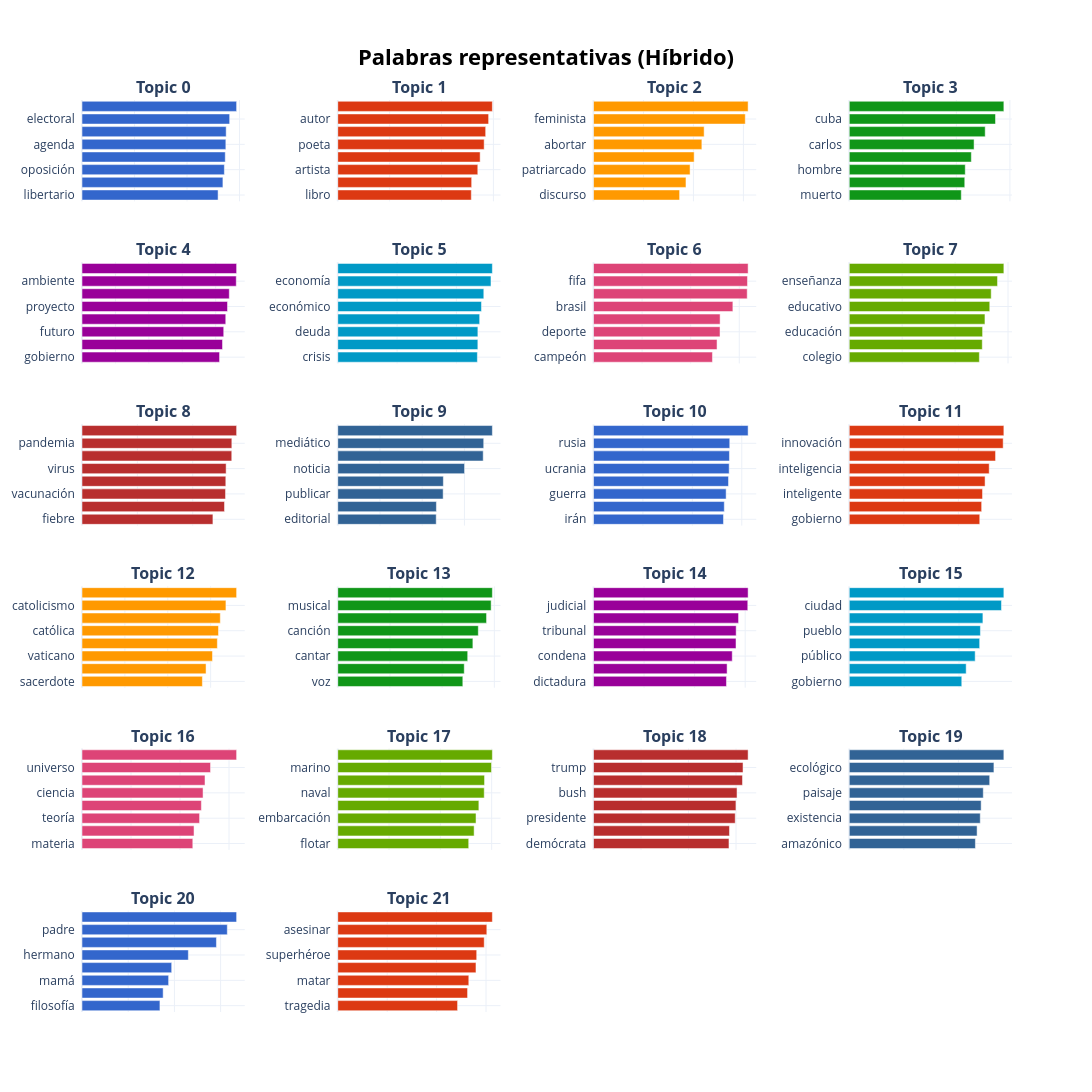

Notebook code cell kept with this figure:
### Code cell
df['topic_umbral'] = topic_model_umbral.topics_

topicos_palabras(topic_model_umbral, df, df['topic_umbral'])

### Figure 1 — Plotly figure (JSON) as saved in the notebook; plotly's stock layout.template omitted (floating-point values rounded to 4 significant figures)
{"data": [{"hovertemplate": "<b>Término:</b> %{y}<br><b>Relevancia:</b> %{x:.3f}<extra></extra>", "marker": {"color": "#3366CC"}, "orientation": "h", "type": "bar", "x": [0.5183, 0.5367, 0.5422, 0.5456, 0.5479, 0.5491, 0.5624, 0.5889], "xaxis": "x", "y": ["libertario  ", "discurso  ", "oposición  ", "campaña  ", "agenda  ", "coalición  ", "electoral  ", "candidato  "], "yaxis": "y"}, {"hovertemplate": "<b>Término:</b> %{y}<br><b>Relevancia:</b> %{x:.3f}<extra></extra>", "marker": {"color": "#DC3912"}, "orientation": "h", "type": "bar", "x": [0.5149, 0.5162, 0.5399, 0.5489, 0.5644, 0.5703, 0.5816, 0.596], "xaxis": "x2", "y": ["libro  ", "lector  ", "artista  ", "literatura  ", "poeta  ", "escritor  ", "autor  ", "literario  "], "yaxis": "y2"}, {"hovertemplate": "<b>Término:</b> %{y}<br><b>Relevancia:</b> %{x:.3f}<extra></extra>", "marker": {"color": "#FF9900"}, "orientation": "h", "type": "bar", "x": [0.3447, 0.3701, 0.3866, 0.4029, 0.4338, 0.4429, 0.6076, 0.6189], "xaxis": "x3", "y": ["discurso  ", "libertad  ", "patriarcado  ", "debate  ", "abortar  ", "aborto  ", "feminista  ", "feminismo  "], "yaxis": "y3"}, {"hovertemplate": "<b>Término:</b> %{y}<br><b>Relevancia:</b> %{x:.3f}<extra></extra>", "marker": {"color": "#109618"}, "orientation": "h", "type": "bar", "x": [0.4184, 0.4314, 0.4332, 0.4559, 0.4661, 0.5077, 0.5462, 0.5774], "xaxis": "x4", "y": ["muerto  ", "maría  ", "hombre  ", "santiago  ", "carlos  ", "dictadura  ", "cuba  ", "cubano  "], "yaxis": "y4"}, {"hovertemplate": "<b>Término:</b> %{y}<br><b>Relevancia:</b> %{x:.3f}<extra></extra>", "marker": {"color": "#990099"}, "orientation": "h", "type": "bar", "x": [0.4116, 0.4204, 0.4241, 0.4301, 0.4354, 0.4407, 0.4616, 0.4626], "xaxis": "x5", "y": ["gobierno  ", "cambio  ", "futuro  ", "sociedad  ", "proyecto  ", "crisis  ", "ambiente  ", "ambiental  "], "yaxis": "y5"}, {"hovertemplate": "<b>Término:</b> %{y}<br><b>Relevancia:</b> %{x:.3f}<extra></extra>", "marker": {"color": "#0099C6"}, "orientation": "h", "type": "bar", "x": [0.4707, 0.4723, 0.4724, 0.4784, 0.4845, 0.4924, 0.5166, 0.5212], "xaxis": "x6", "y": ["crisis  ", "reforma  ", "deuda  ", "fiscal  ", "económico  ", "pobreza  ", "economía  ", "déficit  "], "yaxis": "y6"}, {"hovertemplate": "<b>Término:</b> %{y}<br><b>Relevancia:</b> %{x:.3f}<extra></extra>", "marker": {"color": "#DD4477"}, "orientation": "h", "type": "bar", "x": [0.4896, 0.5086, 0.5208, 0.5211, 0.5737, 0.6327, 0.6339, 0.6365], "xaxis": "x7", "y": ["campeón  ", "deportivo  ", "deporte  ", "barcelona  ", "brasil  ", "fútbol  ", "fifa  ", "futbolista  "], "yaxis": "y7"}, {"hovertemplate": "<b>Término:</b> %{y}<br><b>Relevancia:</b> %{x:.3f}<extra></extra>", "marker": {"color": "#66AA00"}, "orientation": "h", "type": "bar", "x": [0.4916, 0.5027, 0.5039, 0.5128, 0.531, 0.5364, 0.5603, 0.5843], "xaxis": "x8", "y": ["colegio  ", "docente  ", "educación  ", "enseñar  ", "educativo  ", "escolar  ", "enseñanza  ", "pedagógico  "], "yaxis": "y8"}, {"hovertemplate": "<b>Término:</b> %{y}<br><b>Relevancia:</b> %{x:.3f}<extra></extra>", "marker": {"color": "#B82E2E"}, "orientation": "h", "type": "bar", "x": [0.473, 0.5148, 0.5185, 0.5196, 0.5206, 0.541, 0.5413, 0.5586], "xaxis": "x9", "y": ["fiebre  ", "coronavirus  ", "vacunación  ", "vacuna  ", "virus  ", "vacunar  ", "pandemia  ", "epidemia  "], "yaxis": "y9"}, {"hovertemplate": "<b>Término:</b> %{y}<br><b>Relevancia:</b> %{x:.3f}<extra></extra>", "marker": {"color": "#316395"}, "orientation": "h", "type": "bar", "x": [0.4664, 0.4672, 0.4992, 0.5002, 0.6006, 0.6889, 0.6913, 0.7323], "xaxis": "x10", "y": ["editorial  ", "artículo  ", "publicar  ", "periodismo  ", "noticia  ", "periodista  ", "mediático  ", "periodístico  "], "yaxis": "y10"}, {"hovertemplate": "<b>Término:</b> %{y}<br><b>Relevancia:</b> %{x:.3f}<extra></extra>", "marker": {"color": "#3366CC"}, "orientation": "h", "type": "bar", "x": [0.526, 0.5293, 0.5367, 0.5464, 0.549, 0.5501, 0.5514, 0.6257], "xaxis": "x11", "y": ["irán  ", "ruso  ", "guerra  ", "moscú  ", "ucrania  ", "siria  ", "rusia  ", "soviético  "], "yaxis": "y11"}, {"hovertemplate": "<b>Término:</b> %{y}<br><b>Relevancia:</b> %{x:.3f}<extra></extra>", "marker": {"color": "#DC3912"}, "orientation": "h", "type": "bar", "x": [0.4783, 0.4852, 0.4884, 0.4977, 0.5128, 0.5361, 0.5641, 0.5666], "xaxis": "x12", "y": ["gobierno  ", "tech  ", "inteligente  ", "futuro  ", "inteligencia  ", "tecnología  ", "innovación  ", "tecnológico  "], "yaxis": "y12"}, {"hovertemplate": "<b>Término:</b> %{y}<br><b>Relevancia:</b> %{x:.3f}<extra></extra>", "marker": {"color": "#FF9900"}, "orientation": "h", "type": "bar", "x": [0.5615, 0.5786, 0.6085, 0.6313, 0.6367, 0.6451, 0.6713, 0.7211], "xaxis": "x13", "y": ["sacerdote  ", "jesuita  ", "vaticano  ", "católico  ", "católica  ", "arzobispo  ", "catolicismo  ", "papal  "], "yaxis": "y13"}, {"hovertemplate": "<b>Término:</b> %{y}<br><b>Relevancia:</b> %{x:.3f}<extra></extra>", "marker": {"color": "#109618"}, "orientation": "h", "type": "bar", "x": [0.4792, 0.4846, 0.4979, 0.5177, 0.5385, 0.5701, 0.5876, 0.5924], "xaxis": "x14", "y": ["voz  ", "banda  ", "cantar  ", "cantante  ", "canción  ", "músico  ", "musical  ", "música  "], "yaxis": "y14"}, {"hovertemplate": "<b>Término:</b> %{y}<br><b>Relevancia:</b> %{x:.3f}<extra></extra>", "marker": {"color": "#990099"}, "orientation": "h", "type": "bar", "x": [0.5259, 0.5285, 0.5488, 0.5637, 0.5643, 0.5738, 0.6103, 0.6116], "xaxis": "x15", "y": ["dictadura  ", "sentencia  ", "condena  ", "juez  ", "tribunal  ", "juzgado  ", "judicial  ", "justicia  "], "yaxis": "y15"}, {"hovertemplate": "<b>Término:</b> %{y}<br><b>Relevancia:</b> %{x:.3f}<extra></extra>", "marker": {"color": "#0099C6"}, "orientation": "h", "type": "bar", "x": [0.4099, 0.4259, 0.4587, 0.475, 0.4778, 0.4868, 0.5545, 0.5632], "xaxis": "x16", "y": ["gobierno  ", "violencia  ", "público  ", "barrio  ", "pueblo  ", "vecino  ", "ciudad  ", "urbano  "], "yaxis": "y16"}, {"hovertemplate": "<b>Término:</b> %{y}<br><b>Relevancia:</b> %{x:.3f}<extra></extra>", "marker": {"color": "#DD4477"}, "orientation": "h", "type": "bar", "x": [0.4523, 0.4573, 0.4799, 0.4873, 0.4941, 0.5021, 0.5247, 0.6311], "xaxis": "x17", "y": ["materia  ", "cuántico  ", "teoría  ", "científico  ", "ciencia  ", "astrología  ", "universo  ", "astrónomo  "], "yaxis": "y17"}, {"hovertemplate": "<b>Término:</b> %{y}<br><b>Relevancia:</b> %{x:.3f}<extra></extra>", "marker": {"color": "#66AA00"}, "orientation": "h", "type": "bar", "x": [0.5105, 0.5316, 0.5391, 0.5501, 0.571, 0.5723, 0.5994, 0.6027], "xaxis": "x18", "y": ["flotar  ", "barco  ", "embarcación  ", "marítimo  ", "naval  ", "océano  ", "marino  ", "submarino  "], "yaxis": "y18"}, {"hovertemplate": "<b>Término:</b> %{y}<br><b>Relevancia:</b> %{x:.3f}<extra></extra>", "marker": {"color": "#B82E2E"}, "orientation": "h", "type": "bar", "x": [0.5704, 0.5725, 0.5967, 0.5998, 0.6043, 0.6273, 0.6296, 0.651], "xaxis": "x19", "y": ["demócrata  ", "candidato  ", "presidente  ", "presidencia  ", "bush  ", "republicano  ", "trump  ", "presidencial  "], "yaxis": "y19"}, {"hovertemplate": "<b>Término:</b> %{y}<br><b>Relevancia:</b> %{x:.3f}<extra></extra>", "marker": {"color": "#316395"}, "orientation": "h", "type": "bar", "x": [0.4623, 0.4685, 0.4801, 0.4834, 0.4912, 0.5147, 0.5302, 0.5666], "xaxis": "x20", "y": ["amazónico  ", "libro  ", "existencia  ", "extinción  ", "paisaje  ", "naturaleza  ", "ecológico  ", "selva  "], "yaxis": "y20"}, {"hovertemplate": "<b>Término:</b> %{y}<br><b>Relevancia:</b> %{x:.3f}<extra></extra>", "marker": {"color": "#3366CC"}, "orientation": "h", "type": "bar", "x": [0.3373, 0.3512, 0.3749, 0.3882, 0.4603, 0.5818, 0.6289, 0.6692], "xaxis": "x21", "y": ["filosofía  ", "filosofar  ", "mamá  ", "hombre  ", "hermano  ", "abuelo  ", "padre  ", "papá  "], "yaxis": "y21"}, {"hovertemplate": "<b>Término:</b> %{y}<br><b>Relevancia:</b> %{x:.3f}<extra></extra>", "marker": {"color": "#DC3912"}, "orientation": "h", "type": "bar", "x": [0.4849, 0.5253, 0.5303, 0.5593, 0.5623, 0.5927, 0.6032, 0.6256], "xaxis": "x22", "y": ["tragedia  ", "crueldad  ", "matar  ", "asesinato  ", "superhéroe  ", "héroe  ", "asesinar  ", "asesino  "], "yaxis": "y22"}], "layout": {"annotations": [{"font": {"size": 16}, "showarrow": false, "text": "<b>Topic 0</b>", "x": 0.0875, "xanchor": "center", "xref": "paper", "y": 1, "yanchor": "bottom", "yref": "paper"}, {"font": {"size": 16}, "showarrow": false, "text": "<b>Topic 1</b>", "x": 0.3625, "xanchor": "center", "xref": "paper", "y": 1, "yanchor": "bottom", "yref": "paper"}, {"font": {"size": 16}, "showarrow": false, "text": "<b>Topic 2</b>", "x": 0.6375, "xanchor": "center", "xref": "paper", "y": 1, "yanchor": "bottom", "yref": "paper"}, {"font": {"size": 16}, "showarrow": false, "text": "<b>Topic 3</b>", "x": 0.9125, "xanchor": "center", "xref": "paper", "y": 1, "yanchor": "bottom", "yref": "paper"}, {"font": {"size": 16}, "showarrow": false, "text": "<b>Topic 4</b>", "x": 0.0875, "xanchor": "center", "xref": "paper", "y": 0.8222, "yanchor": "bottom", "yref": "paper"}, {"font": {"size": 16}, "showarrow": false, "text": "<b>Topic 5</b>", "x": 0.3625, "xanchor": "center", "xref": "paper", "y": 0.8222, "yanchor": "bottom", "yref": "paper"}, {"font": {"size": 16}, "showarrow": false, "text": "<b>Topic 6</b>", "x": 0.6375, "xanchor": "center", "xref": "paper", "y": 0.8222, "yanchor": "bottom", "yref": "paper"}, {"font": {"size": 16}, "showarrow": false, "text": "<b>Topic 7</b>", "x": 0.9125, "xanchor": "center", "xref": "paper", "y": 0.8222, "yanchor": "bottom", "yref": "paper"}, {"font": {"size": 16}, "showarrow": false, "text": "<b>Topic 8</b>", "x": 0.0875, "xanchor": "center", "xref": "paper", "y": 0.6444, "yanchor": "bottom", "yref": "paper"}, {"font": {"size": 16}, "showarrow": false, "text": "<b>Topic 9</b>", "x": 0.3625, "xanchor": "center", "xref": "paper", "y": 0.6444, "yanchor": "bottom", "yref": "paper"}, {"font": {"size": 16}, "showarrow": false, "text": "<b>Topic 10</b>", "x": 0.6375, "xanchor": "center", "xref": "paper", "y": 0.6444, "yanchor": "bottom", "yref": "paper"}, {"font": {"size": 16}, "showarrow": false, "text": "<b>Topic 11</b>", "x": 0.9125, "xanchor": "center", "xref": "paper", "y": 0.6444, "yanchor": "bottom", "yref": "paper"}, {"font": {"size": 16}, "showarrow": false, "text": "<b>Topic 12</b>", "x": 0.0875, "xanchor": "center", "xref": "paper", "y": 0.4667, "yanchor": "bottom", "yref": "paper"}, {"font": {"size": 16}, "showarrow": false, "text": "<b>Topic 13</b>", "x": 0.3625, "xanchor": "center", "xref": "paper", "y": 0.4667, "yanchor": "bottom", "yref": "paper"}, {"font": {"size": 16}, "showarrow": false, "text": "<b>Topic 14</b>", "x": 0.6375, "xanchor": "center", "xref": "paper", "y": 0.4667, "yanchor": "bottom", "yref": "paper"}, {"font": {"size": 16}, "showarrow": false, "text": "<b>Topic 15</b>", "x": 0.9125, "xanchor": "center", "xref": "paper", "y": 0.4667, "yanchor": "bottom", "yref": "paper"}, {"font": {"size": 16}, "showarrow": false, "text": "<b>Topic 16</b>", "x": 0.0875, "xanchor": "center", "xref": "paper", "y": 0.2889, "yanchor": "bottom", "yref": "paper"}, {"font": {"size": 16}, "showarrow": false, "text": "<b>Topic 17</b>", "x": 0.3625, "xanchor": "center", "xref": "paper", "y": 0.2889, "yanchor": "bottom", "yref": "paper"}, {"font": {"size": 16}, "showarrow": false, "text": "<b>Topic 18</b>", "x": 0.6375, "xanchor": "center", "xref": "paper", "y": 0.2889, "yanchor": "bottom", "yref": "paper"}, {"font": {"size": 16}, "showarrow": false, "text": "<b>Topic 19</b>", "x": 0.9125, "xanchor": "center", "xref": "paper", "y": 0.2889, "yanchor": "bottom", "yref": "paper"}, {"font": {"size": 16}, "showarrow": false, "text": "<b>Topic 20</b>", "x": 0.0875, "xanchor": "center", "xref": "paper", "y": 0.1111, "yanchor": "bottom", "yref": "paper"}, {"font": {"size": 16}, "showarrow": false, "text": "<b>Topic 21</b>", "x": 0.3625, "xanchor": "center", "xref": "paper", "y": 0.1111, "yanchor": "bottom", "yref": "paper"}], "height": 1800, "hoverlabel": {"bgcolor": "white", "font": {"family": "Rockwell", "size": 16}}, "paper_bgcolor": "#ffffff", "plot_bgcolor": "rgba(0,0,0,0)", "showlegend": false, "title": {"font": {"color": "Black", "size": 22}, "text": "<b>Palabras representativas (Híbrido)</b>", "x": 0.5, "xanchor": "center", "yanchor": "top"}, "width": 1300, "xaxis": {"anchor": "y", "domain": [0, 0.175], "showgrid": true, "showticklabels": false, "title": {"text": ""}}, "xaxis10": {"anchor": "y10", "domain": [0.275, 0.45], "showgrid": true, "showticklabels": false, "title": {"text": ""}}, "xaxis11": {"anchor": "y11", "domain": [0.55, 0.725], "showgrid": true, "showticklabels": false, "title": {"text": ""}}, "xaxis12": {"anchor": "y12", "domain": [0.825, 1], "showgrid": true, "showticklabels": false, "title": {"text": ""}}, "xaxis13": {"anchor": "y13", "domain": [0, 0.175], "showgrid": true, "showticklabels": false, "title": {"text": ""}}, "xaxis14": {"anchor": "y14", "domain": [0.275, 0.45], "showgrid": true, "showticklabels": false, "title": {"text": ""}}, "xaxis15": {"anchor": "y15", "domain": [0.55, 0.725], "showgrid": true, "showticklabels": false, "title": {"text": ""}}, "xaxis16": {"anchor": "y16", "domain": [0.825, 1], "showgrid": true, "showticklabels": false, "title": {"text": ""}}, "xaxis17": {"anchor": "y17", "domain": [0, 0.175], "showgrid": true, "showticklabels": false, "title": {"text": ""}}, "xaxis18": {"anchor": "y18", "domain": [0.275, 0.45], "showgrid": true, "showticklabels": false, "title": {"text": ""}}, "xaxis19": {"anchor": "y19", "domain": [0.55, 0.725], "showgrid": true, "showticklabels": false, "title": {"text": ""}}, "xaxis2": {"anchor": "y2", "domain": [0.275, 0.45], "showgrid": true, "showticklabels": false, "title": {"text": ""}}, "xaxis20": {"anchor": "y20", "domain": [0.825, 1], "showgrid": true, "showticklabels": false, "title": {"text": ""}}, "xaxis21": {"anchor": "y21", "domain": [0, 0.175], "showgrid": true, "showticklabels": false, "title": {"text": ""}}, "xaxis22": {"anchor": "y22", "domain": [0.275, 0.45], "showgrid": true, "showticklabels": false, "title": {"text": ""}}, "xaxis23": {"anchor": "y23", "domain": [0.55, 0.725], "showgrid": true, "showticklabels": false, "title": {"text": ""}}, "xaxis24": {"anchor": "y24", "domain": [0.825, 1], "showgrid": true, "showticklabels": false, "title": {"text": ""}}, "xaxis3": {"anchor": "y3", "domain": [0.55, 0.725], "showgrid": true, "showticklabels": false, "title": {"text": ""}}, "xaxis4": {"anchor": "y4", "domain": [0.825, 1], "showgrid": true, "showticklabels": false, "title": {"text": ""}}, "xaxis5": {"anchor": "y5", "domain": [0, 0.175], "showgrid": true, "showticklabels": false, "title": {"text": ""}}, "xaxis6": {"anchor": "y6", "domain": [0.275, 0.45], "showgrid": true, "showticklabels": false, "title": {"text": ""}}, "xaxis7": {"anchor": "y7", "domain": [0.55, 0.725], "showgrid": true, "showticklabels": false, "title": {"text": ""}}, "xaxis8": {"anchor": "y8", "domain": [0.825, 1], "showgrid": true, "showticklabels": false, "title": {"text": ""}}, "xaxis9": {"anchor": "y9", "domain": [0, 0.175], "showgrid": true, "showticklabels": false, "title": {"text": ""}}, "yaxis": {"anchor": "x", "domain": [0.8889, 1], "showgrid": true}, "yaxis10": {"anchor": "x10", "domain": [0.5333, 0.6444], "showgrid": true}, "yaxis11": {"anchor": "x11", "domain": [0.5333, 0.6444], "showgrid": true}, "yaxis12": {"anchor": "x12", "domain": [0.5333, 0.6444], "showgrid": true}, "yaxis13": {"anchor": "x13", "domain": [0.3556, 0.4667], "showgrid": true}, "yaxis14": {"anchor": "x14", "domain": [0.3556, 0.4667], "showgrid": true}, "yaxis15": {"anchor": "x15", "domain": [0.3556, 0.4667], "showgrid": true}, "yaxis16": {"anchor": "x16", "domain": [0.3556, 0.4667], "showgrid": true}, "yaxis17": {"anchor": "x17", "domain": [0.1778, 0.2889], "showgrid": true}, "yaxis18": {"anchor": "x18", "domain": [0.1778, 0.2889], "showgrid": true}, "yaxis19": {"anchor": "x19", "domain": [0.1778, 0.2889], "showgrid": true}, "yaxis2": {"anchor": "x2", "domain": [0.8889, 1], "showgrid": true}, "yaxis20": {"anchor": "x20", "domain": [0.1778, 0.2889], "showgrid": true}, "yaxis21": {"anchor": "x21", "domain": [0, 0.1111], "showgrid": true}, "yaxis22": {"anchor": "x22", "domain": [0, 0.1111], "showgrid": true}, "yaxis23": {"anchor": "x23", "domain": [0, 0.1111], "showgrid": true}, "yaxis24": {"anchor": "x24", "domain": [0, 0.1111], "showgrid": true}, "yaxis3": {"anchor": "x3", "domain": [0.8889, 1], "showgrid": true}, "yaxis4": {"anchor": "x4", "domain": [0.8889, 1], "showgrid": true}, "yaxis5": {"anchor": "x5", "domain": [0.7111, 0.8222], "showgrid": true}, "yaxis6": {"anchor": "x6", "domain": [0.7111, 0.8222], "showgrid": true}, "yaxis7": {"anchor": "x7", "domain": [0.7111, 0.8222], "showgrid": true}, "yaxis8": {"anchor": "x8", "domain": [0.7111, 0.8222], "showgrid": true}, "yaxis9": {"anchor": "x9", "domain": [0.5333, 0.6444], "showgrid": true}}}
